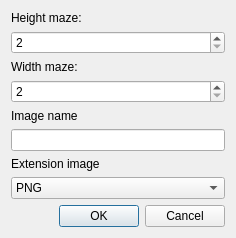
<?xml version="1.0" encoding="UTF-8"?>
<ui version="4.0">
 <class>Dialog</class>
 <widget class="QDialog" name="Dialog">
  <property name="geometry">
   <rect>
    <x>0</x>
    <y>0</y>
    <width>236</width>
    <height>223</height>
   </rect>
  </property>
  <property name="windowTitle">
   <string>Settings Maze</string>
  </property>
  <layout class="QVBoxLayout" name="verticalLayout">
   <item>
    <widget class="QLabel" name="label">
     <property name="text">
      <string>Height maze:</string>
     </property>
    </widget>
   </item>
   <item>
    <widget class="QSpinBox" name="height_maze">
     <property name="minimum">
      <number>2</number>
     </property>
     <property name="maximum">
      <number>1000</number>
     </property>
     <property name="value">
      <number>2</number>
     </property>
    </widget>
   </item>
   <item>
    <widget class="QLabel" name="label_2">
     <property name="text">
      <string>Width maze:</string>
     </property>
    </widget>
   </item>
   <item>
    <widget class="QSpinBox" name="width_maze">
     <property name="minimum">
      <number>2</number>
     </property>
     <property name="maximum">
      <number>1000</number>
     </property>
    </widget>
   </item>
   <item>
    <widget class="QLabel" name="label_3">
     <property name="text">
      <string>Image name</string>
     </property>
    </widget>
   </item>
   <item>
    <widget class="QLineEdit" name="image_name"/>
   </item>
   <item>
    <widget class="QLabel" name="label_4">
     <property name="text">
      <string>Extension image</string>
     </property>
    </widget>
   </item>
   <item>
    <widget class="QComboBox" name="select_extension">
     <item>
      <property name="text">
       <string>PNG</string>
      </property>
     </item>
     <item>
      <property name="text">
       <string>JPG</string>
      </property>
     </item>
    </widget>
   </item>
   <item>
    <layout class="QHBoxLayout" name="horizontalLayout">
     <item>
      <spacer name="horizontalSpacer">
       <property name="orientation">
        <enum>Qt::Horizontal</enum>
       </property>
       <property name="sizeHint" stdset="0">
        <size>
         <width>40</width>
         <height>20</height>
        </size>
       </property>
      </spacer>
     </item>
     <item>
      <widget class="QPushButton" name="ok_btn">
       <property name="text">
        <string>OK</string>
       </property>
      </widget>
     </item>
     <item>
      <widget class="QPushButton" name="cancel_btn">
       <property name="text">
        <string>Cancel</string>
       </property>
      </widget>
     </item>
    </layout>
   </item>
  </layout>
 </widget>
 <resources/>
 <connections/>
</ui>
